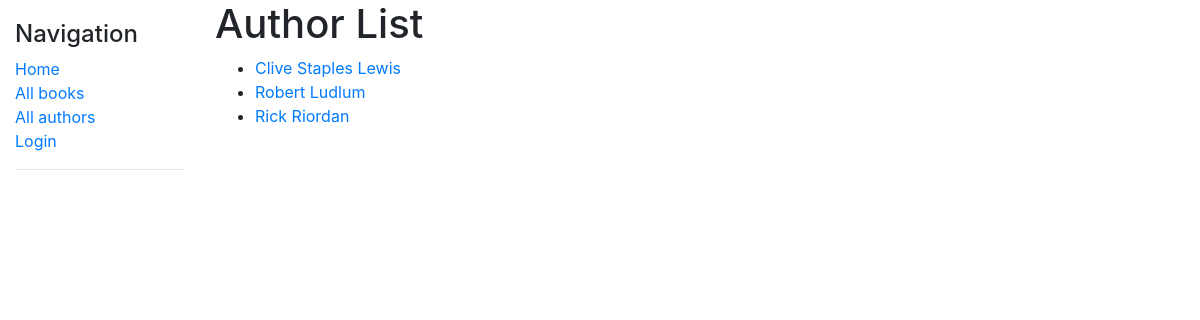
Screenshot of /catalog/authors/ with the database file from the repository.
### catalog/models.py (models this page shows, shortened)
class Author(models.Model):
	first_name = models.CharField(max_length = 100)
	last_name = models.CharField(max_length = 100)
	date_of_birth = models.DateField(null = True, blank = True)
	date_of_death = models.DateField('Died', null = True, blank = True)
	class Meta:
		ordering = ['last_name', 'first_name']
	def get_absolute_url(self):
		return reverse('author-detail', args = [str(self.id)])

### catalog/views.py (the view)
# urls.py: path('authors/', views.AuthorListView.as_view(), name='authors'),
class AuthorListView(generic.ListView):
    model = Author

### catalog/templates/catalog/author_list.html
{% extends "base_generic.html" %}
{% block content %}
  <h1>Author List</h1>
  {% if author_list %}
  <ul>
    {% for author in author_list %}
      <li>
        <a href="{{ author.get_absolute_url }}">{{author.first_name}} {{ author.last_name }}</a>
      </li>
    {% endfor %}
  </ul>
  {% else %}
    <p>There are no authors in the database.</p>
  {% endif %}
{% endblock %}

### rows the page displays
Author: first_name "Clive Staples", last_name "Lewis"
Author: first_name "Robert", last_name "Ludlum"
Author: first_name "Rick", last_name "Riordan"
